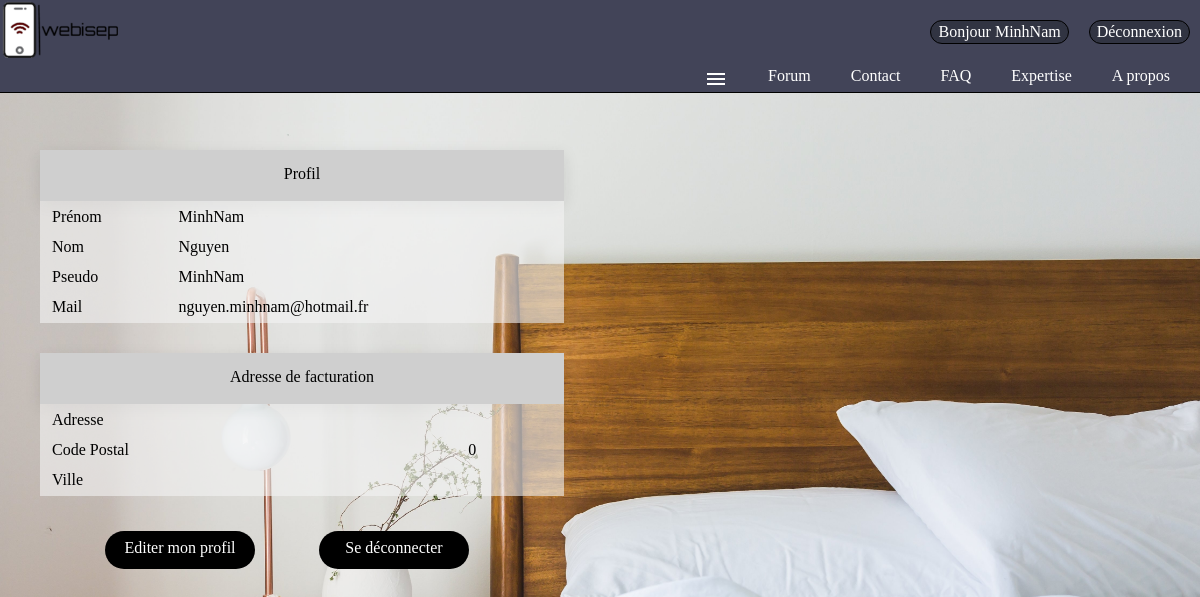
Screenshot of /index.php?action=profil (signed in) with the database file from the repository.
### tables this page shows
CREATE TABLE IF NOT EXISTS `membres` (
  `id` int(11) NOT NULL AUTO_INCREMENT,
  `pseudo` varchar(255) NOT NULL,
  `mail` varchar(255) NOT NULL,
  `motdepasse` text NOT NULL,
  `confirmkey` varchar(255) NOT NULL,
  `confirme` int(1) NOT NULL DEFAULT '0',
  `nom` varchar(255) NOT NULL,
  `prenom` varchar(255) NOT NULL,
  `adresse` text NOT NULL,
  `codepostal` int(11) NOT NULL,
  `ville` text NOT NULL,
  `admin` int(11) NOT NULL DEFAULT '0',
  `fav` int(11) DEFAULT NULL,
  PRIMARY KEY (`id`)
);

### controllers/controller.php (called while the page is built, shortened)
<?php
include "models/model.php";
function profil (){
	include "views/profil.php";
}
?>

### models/model.php (called while the page is built, shortened)
<?php
function fav($idm) {
	$bdd = bdd();
	$fav = $bdd->prepare("SELECT fav FROM membres WHERE id = ?");
	$fav->execute(array($idm));
	return $fav;
}
?>

### views/profil.php (the view, shortened to what this page needs)
<?php include("General.php");
$bdd = new PDO("mysql:host=localhost;dbname=espace_membre",'root','');
if(isset($_SESSION['id']) AND $_SESSION['id']>0)
{
	$getid = intval($_SESSION['id']);
	$requser = $bdd->prepare('SELECT * FROM membres WHERE id = ?');
	$requser->execute(array($getid));
	$userinfo = $requser->fetch();
?>
<html>
	<head>
		<link rel="stylesheet" href="design/profil.css" />
	</head>
	<body>
		<div id="content">
			<div id="infos">
				<div id="profil">
					<div id="top">Profil</div>
					<table>
						<tr>
							<td>Prénom</td>
							<td><?php echo $userinfo ['prenom']; ?></td>
						</tr>
						<tr>
							<td>Nom</td>
							<td><?php echo $userinfo ['nom']; ?></td>
						</tr>
						<tr>
							<td>Pseudo</td>
							<td><?php echo $userinfo ['pseudo']; ?></td>
						</tr>
						<tr>
							<td>Mail</td>
							<td><?php echo $userinfo ['mail']; ?></td>
						</tr>
					</table>
				</div>
				<div id="adresse">
					<div id="top">Adresse de facturation</div>
					<table>
						<tr>
							<td>Adresse</td>
							<td><?php echo $userinfo ['adresse']; ?></td>
						</tr>
						<tr>
							<td>Code Postal</td>
							<td><?php echo $userinfo ['codepostal']; ?></td>
						</tr>
						<tr>
							<td>Ville</td>
							<td><?php echo $userinfo ['ville']; ?></td>
						</tr>
					</table>
				</div>
				<div id="btn">
				<?php
				if(isset($_SESSION['id']) AND $userinfo['id']==$_SESSION['id'])
				{
					?>
					<a class="lien" href="index.php?action=editionprofil"> Editer mon profil </a>
					<a class="lien" href="index.php?action=deconnexion"> Se déconnecter </a>
					<?php
				}
				?>
				</div>
			</div>
		</div>
</body>
</html>
<?php
}
else{
	header("Location:index.php?action=inscription");
}
?>

### views/General.php (shortened to what this page needs)
<html>
	<head>
		<link rel="stylesheet" href="design /General.css" />
	</head>
	<body class="body_header">
		<header>
			<a href="index.php?action=accueil"><img class="logo" src="image/Logo2.png" alt="logo" id="logo"class="flottant"/></a>
			<?php
			if (empty($_SESSION['pseudo'])) {?>
				<a class="menu-espaceclient" href=index.php?action=connexion>Connexion</a>
				<a class="menu-inscription" href=index.php?action=inscription>Inscription</a>
				<?php }
			else  {?>
				<a class="menu-espaceclient" href=index.php?action=deconnexion>Déconnexion</a>
				<a class="menu-inscription" href=index.php?action=profil>Bonjour <?php echo $_SESSION['pseudo']?></a>
			<?php } ?>
			<nav class="barre_navigation">
				<ul>
					<li class="onglet"><a href="index.php?action=AProposDeNous">A propos</a></li>
					<li class="onglet"><a href="index.php?action=expertise">Expertise </a></li>
					<li class="onglet"><a href="index.php?action=FAQ">FAQ </a></li>
					<li class="onglet"><a href="index.php?action=contact">Contact</a></li>
					<li class="onglet"><a href="index.php?action=forum">Forum </a></li>
					<?php if (!empty($_SESSION['pseudo'])) {
						$idm = intval($_SESSION['id']);
						$fav = fav($idm);
						foreach($fav as $row) {
							$idh = $row['fav']; ?>
					<li class="onglet"><a href="#"><i class="material-icons">menu</i></a>
					</li>
						<?php } } ?>
				</ul>
			</nav>
		</header>
	</body>
</html>

### design/General.css (style rules this page uses)
.logo { width: 10%; height: auto; }
.barre_navigation >ul { margin: 0px; padding: 0px; }
.onglet { list-style-type: none; }
.barre_navigation { width: 100%; border-bottom: black 1px solid; background-color: #424458; height: 30px; }
.barre_navigation> ul> li { float: right; position: relative; }
.barre_navigation> ul::after { content:""; display: block; }
.barre_navigation a { display: inline-block; text-decoration: none; }
.barre_navigation> ul> li> a { padding: 5px 30px; padding-left: 10px; color: white; }
.menu-espaceclient, .menu-inscription { border-radius: 20px; border: 1px solid black; text-decoration: none; margin: 10px; margin-top: 20px; padding: 2px 7px; position:relative; float: right; color: white; background-color: #313442; }
header { background-color: #424458; }

### design/profil.css (style rules this page uses)
body { width: 100%; height: 400px; background-image:url(../image/bedroom.jpg); background-size:cover; background-repeat:no-repeat; background-attachment:fixed; }
#content { position: absolute; left: 10px; top: 120px; right: 10px; }
#infos, #live_house { display: inline-grid; margin: 15px; position: relative; width: calc(50% - 66px); }
#profil, #adresse { display: inline-grid; padding: 15px; width: 100%; }
#top { height: 36px; box-shadow: rgba(0,0,0,0.1) 0 5px 15px; background-color: #cfcfcf; text-align: center; padding: 15px 0 0 0px; }
#btn { text-align: center; }
td { padding: 5px 5px 5px 10px; }
table { background-color: rgba(243, 243, 243, 0.6); }
.lien { text-decoration: none; text-align: center; display: inline-block; background-color: black; color: white; margin: 0 30px; width: 150px; height: 30px; border-radius: 50px; margin-top: 20px; padding-top: 8px; }

### rows the page displays
membres: prenom "MinhNam", nom "Nguyen", pseudo "MinhNam", mail "nguyen.minhnam@hotmail.fr", codepostal "0"

### other values shown
$_SESSION['pseudo'] "MinhNam"
